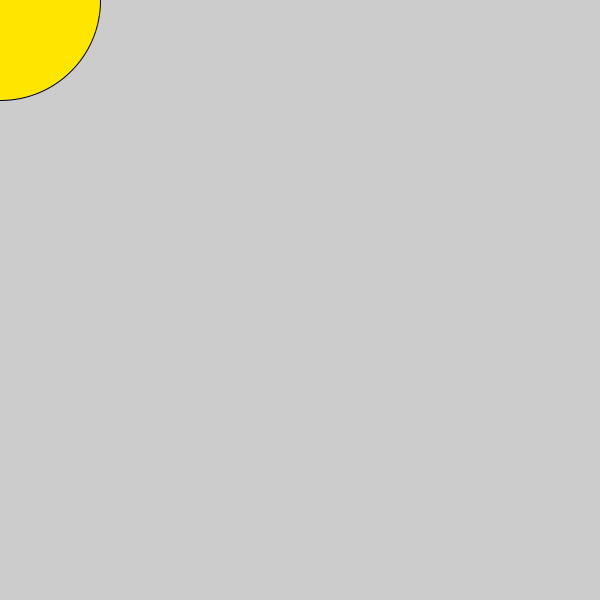
Frame 1 (no input)
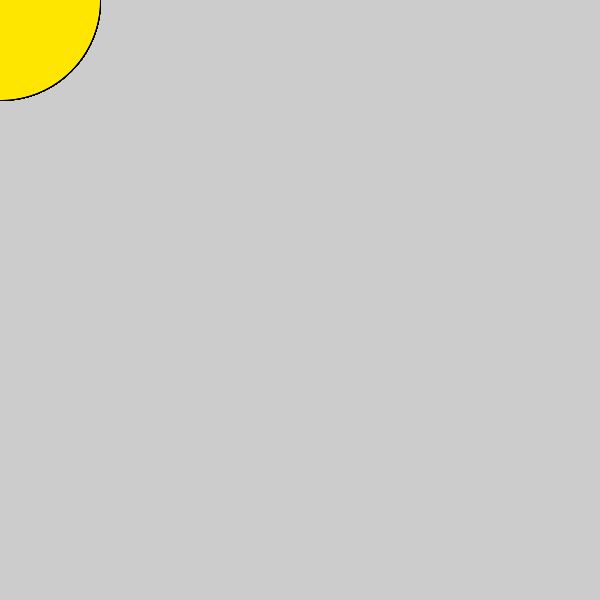
Frame 60 (the mouse pressed at the canvas centre just before this capture)
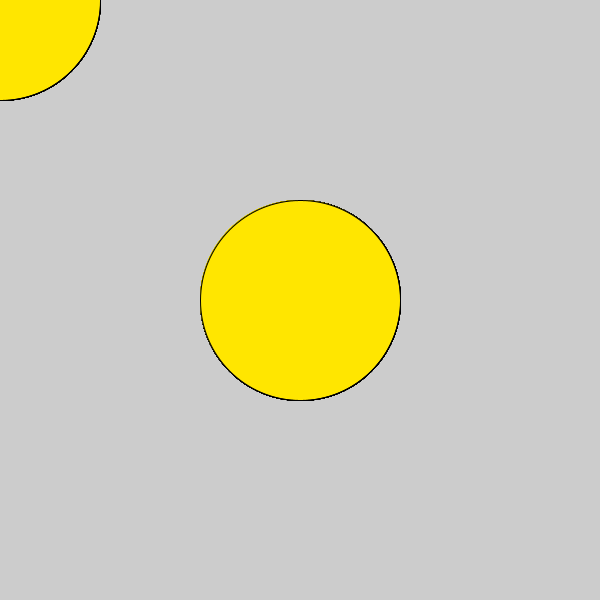
Frame 120 (the mouse held since frame 60 and released just before this capture)

The Processing sketch that drew these frames (run headless with seeded random() and noise(); from frame 60 on, the mouse is pressed at the canvas centre):

// Processing sketch: processing_13399
// ── processing_13399.pde

void setup() {
  size(600,600);
}

float pi=700;
int currentAngle=0;





void draw() {
  int cx,cy,radius; 
  cx=mouseX;
  cy=mouseY;
  radius=100;
  int angle=23;

  ellipseMode(CENTER);
 fill(500,230,0);
 

  
  






  ellipse(cx,cy,radius*2,radius*2);
}

int circleX(int x, int radius, float angle) {
  float radian=pi/80*angle;
  float resultX;
  resultX=x+radius*sin(radian);
  return (int)resultX;
}

int circleY(int y, int radius, float angle) {
  float radian=pi/180*angle;  
  float resultY=0;
  resultY=y+radius*cos(radian);
  return (int)resultY;
}


                
                
